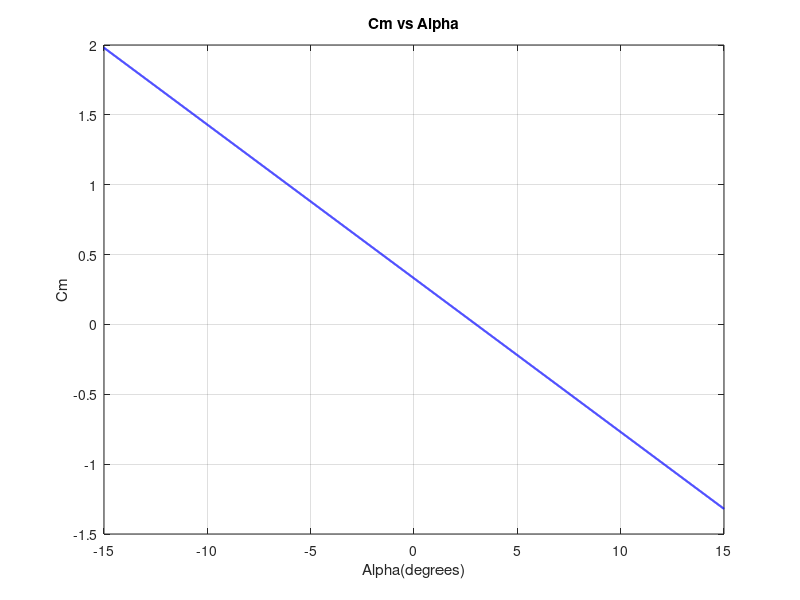

Here is the MATLAB script that generated this plot: (Note: this script raises an error after producing the figure.)
clc 
clear all

% Plotting the graph of coefficient of moment vs alpha 

angle_of_attack = -15:0.01:15 ;

cm_alpha = -(11/100) ;
cm_0 = -(cm_alpha*3) ;
moment_coefficient = cm_0 + cm_alpha.*angle_of_attack ;

plot(angle_of_attack,moment_coefficient,'b','Linewidth',1.5) ;

grid on 
xlabel('Alpha(degrees)') ;
ylabel('Cm') ;
title('Cm vs Alpha') ;
yline(0) ;
xline(0) ;
